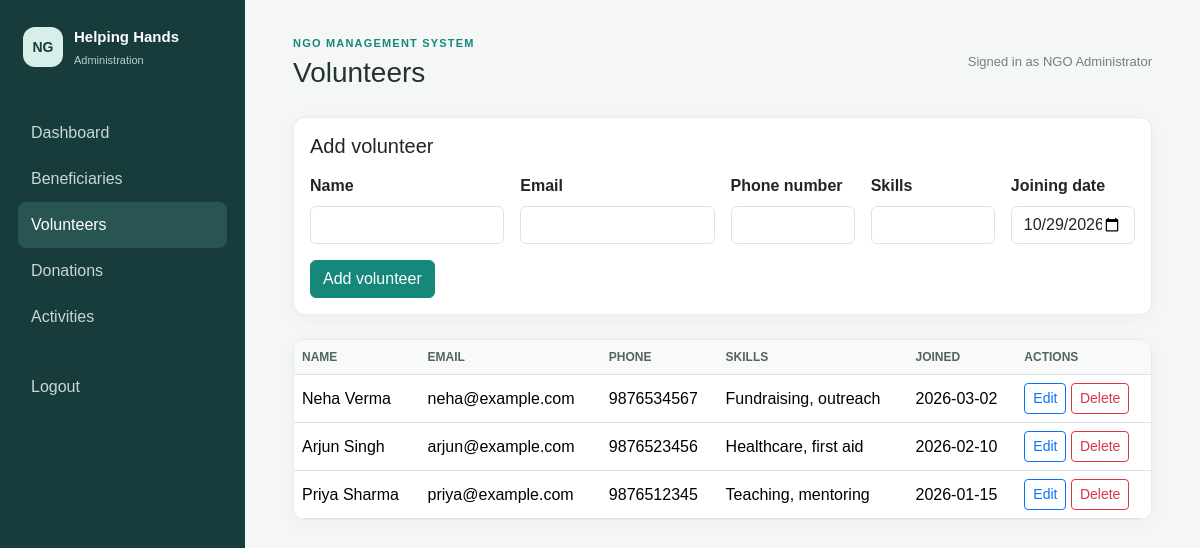
/volunteers/index.php (signed in), run on the app's committed database.
### tables this page shows
CREATE TABLE volunteers (
    id INT UNSIGNED AUTO_INCREMENT PRIMARY KEY,
    name VARCHAR(120) NOT NULL,
    email VARCHAR(150) NOT NULL UNIQUE,
    phone VARCHAR(30) NOT NULL,
    skills VARCHAR(255) NOT NULL,
    joining_date DATE NOT NULL
);

### includes/functions.php (called while the page is built, shortened)
<?php
function e($value): string
{
    return htmlspecialchars((string) $value, ENT_QUOTES, 'UTF-8');
}

### volunteers/index.php (the view, shortened to what this page needs)
<?php
require_once __DIR__ . '/../includes/functions.php';
require_once __DIR__ . '/../config/db.php';
$pageUrl = '/NGOManagementSystem/volunteers/index.php';
$editing = null;
$volunteers = $conn->query('SELECT * FROM volunteers ORDER BY joining_date DESC, id DESC');
require __DIR__ . '/../includes/header.php';
?>
<div class="card form-card"><div class="card-body">
    <h2 class="h5 mb-3"><?= $editing ? 'Edit volunteer' : 'Add volunteer' ?></h2>
    <form method="post" class="row g-3">
        <div class="col-md-3"><label class="form-label" for="name">Name</label><input class="form-control" id="name" name="name" required value="<?= e($editing['name'] ?? '') ?>"></div>
        <div class="col-md-3"><label class="form-label" for="email">Email</label><input class="form-control" id="email" name="email" type="email" required value="<?= e($editing['email'] ?? '') ?>"></div>
        <div class="col-md-2"><label class="form-label" for="phone">Phone number</label><input class="form-control" id="phone" name="phone" required value="<?= e($editing['phone'] ?? '') ?>"></div>
        <div class="col-md-2"><label class="form-label" for="skills">Skills</label><input class="form-control" id="skills" name="skills" required value="<?= e($editing['skills'] ?? '') ?>"></div>
        <div class="col-md-2"><label class="form-label" for="joining_date">Joining date</label><input class="form-control" id="joining_date" name="joining_date" type="date" required value="<?= e($editing['joining_date'] ?? date('Y-m-d')) ?>"></div>
        <div class="col-12"><button class="btn btn-primary"><?= $editing ? 'Update volunteer' : 'Add volunteer' ?></button></div>
    </form>
</div></div>
<div class="table-responsive bg-white"><table class="table table-hover align-middle">
    <thead><tr><th>Name</th><th>Email</th><th>Phone</th><th>Skills</th><th>Joined</th><th>Actions</th></tr></thead>
    <tbody><?php if ($volunteers->num_rows === 0): ?><tr><td colspan="6" class="text-center text-secondary py-4">No volunteers have been added.</td></tr><?php endif; ?>
    <?php while ($row = $volunteers->fetch_assoc()): ?><tr><td><?= e($row['name']) ?></td><td><?= e($row['email']) ?></td><td><?= e($row['phone']) ?></td><td><?= e($row['skills']) ?></td><td><?= e($row['joining_date']) ?></td><td class="text-nowrap">
        <a class="btn btn-sm btn-outline-primary" href="<?= e($pageUrl) ?>?edit=<?= (int) $row['id'] ?>">Edit</a>
        <form method="post" class="d-inline" onsubmit="return confirm('Delete this volunteer?');"><button class="btn btn-sm btn-outline-danger">Delete</button></form>
    </td></tr><?php endwhile; ?></tbody>
</table></div>
<?php require __DIR__ . '/../includes/footer.php'; ?>

### assets/css/style.css (style rules this page uses)
:root { --navy: #183b3b; --teal: #16877b; --page: #f4f7f6; --muted: #71817e; }
body { background: var(--page); color: #233331; font-family: Arial, Helvetica, sans-serif; }
.card, .table-responsive { border: 1px solid #e6ecea; border-radius: 12px; box-shadow: 0 4px 18px rgba(24, 59, 59, 0.04); }
.table { margin-bottom: 0; }
.table thead th { background: #f8faf9; color: #526561; font-size: 12px; text-transform: uppercase; }
.form-card { margin-bottom: 24px; }
.form-label { font-weight: 600; }
.btn-primary { background: var(--teal); border-color: var(--teal); }

### data on the page
volunteers: name "Neha Verma", email "neha@example.com", phone "9876534567", skills "Fundraising, outreach", joining_date "2026-03-02"
volunteers: name "Arjun Singh", email "arjun@example.com", phone "9876523456", skills "Healthcare, first aid", joining_date "2026-02-10"
volunteers: name "Priya Sharma", email "priya@example.com", phone "9876512345", skills "Teaching, mentoring", joining_date "2026-01-15"

### other printed values
$pageTitle "Volunteers"
$_SESSION['admin_name'] "NGO Administrator"
